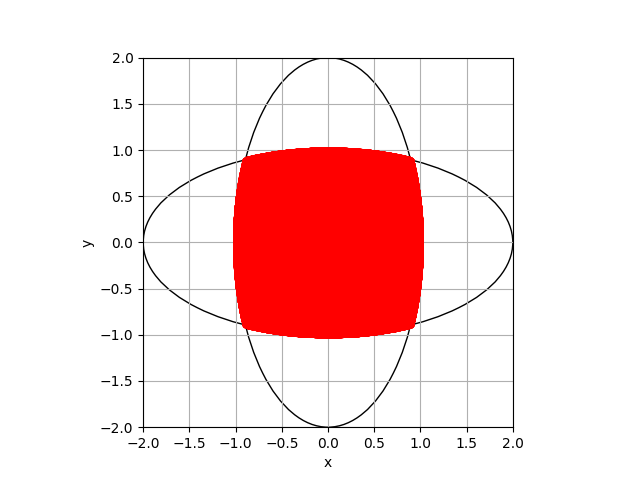

Python code for this plot:
import matplotlib.pyplot as plt
from matplotlib.patches import Ellipse
import numpy as np

x, y = np.loadtxt('punti.dat', usecols=(0,1), unpack=True, skiprows=1)

a = plt.subplot(1, 1, 1, aspect='equal')
a.add_patch(Ellipse((0, 0), 4, 2, angle=0, fill=False))
a.add_patch(Ellipse((0, 0), 4, 2, angle=90, fill=False))

plt.xlabel('x')
plt.ylabel('y')
plt.grid()
plt.xlim(-2, 2)
plt.ylim(-2, 2)

plt.plot(x, y, 'r.')

plt.savefig('hmsave.png')
